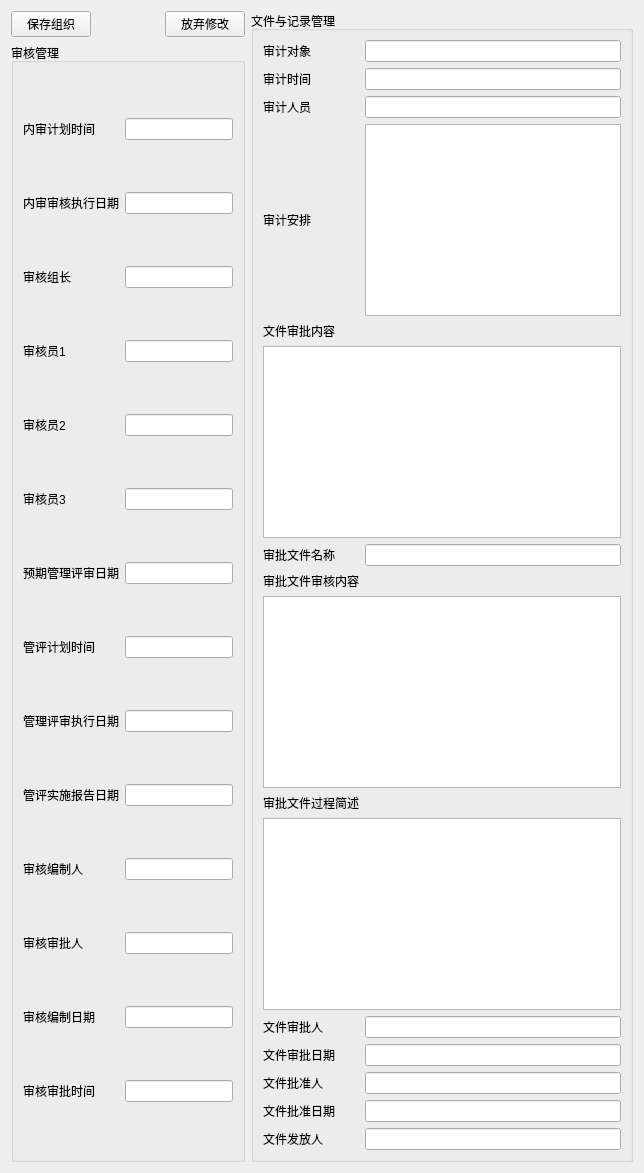
          <widget class="QWidget" name="tab_6">
           <attribute name="title">
            <string>四层组织</string>
           </attribute>
           <layout class="QGridLayout" name="gridLayout_31">
            <item row="0" column="0" colspan="2">
             <widget class="QPushButton" name="saveOrgan">
              <property name="sizePolicy">
               <sizepolicy hsizetype="Fixed" vsizetype="Fixed">
                <horstretch>0</horstretch>
                <verstretch>0</verstretch>
               </sizepolicy>
              </property>
              <property name="text">
               <string>保存组织</string>
              </property>
             </widget>
            </item>
            <item row="1" column="0" colspan="3">
             <widget class="QGroupBox" name="Audit">
              <property name="title">
               <string>审核管理</string>
              </property>
              <layout class="QGridLayout" name="gridLayout_24">
               <item row="1" column="0">
                <widget class="QLabel" name="AuditAuditDateLabel">
                 <property name="text">
                  <string>内审审核执行日期</string>
                 </property>
                </widget>
               </item>
               <item row="8" column="0">
                <widget class="QLabel" name="excuteDateLabel">
                 <property name="text">
                  <string>管理评审执行日期</string>
                 </property>
                </widget>
               </item>
               <item row="2" column="0">
                <widget class="QLabel" name="auditLeaderLabel">
                 <property name="text">
                  <string>审核组长</string>
                 </property>
                </widget>
               </item>
               <item row="4" column="0">
                <widget class="QLabel" name="audit2Label">
                 <property name="text">
                  <string>审核员2</string>
                 </property>
                </widget>
               </item>
               <item row="7" column="2">
                <widget class="QLineEdit" name="scheduleDateText"/>
               </item>
               <item row="5" column="0">
                <widget class="QLabel" name="audit3Label">
                 <property name="text">
                  <string>审核员3</string>
                 </property>
                </widget>
               </item>
               <item row="6" column="0">
                <widget class="QLabel" name="reviewDateLabel">
                 <property name="text">
                  <string>预期管理评审日期</string>
                 </property>
                </widget>
               </item>
               <item row="0" column="2">
                <widget class="QLineEdit" name="planDateText"/>
               </item>
               <item row="2" column="2">
                <widget class="QLineEdit" name="auditLeaderText"/>
               </item>
               <item row="6" column="2">
                <widget class="QLineEdit" name="reviewDateText"/>
               </item>
               <item row="7" column="0">
                <widget class="QLabel" name="scheduleDateLabel">
                 <property name="text">
                  <string>管评计划时间</string>
                 </property>
                </widget>
               </item>
               <item row="0" column="0">
                <widget class="QLabel" name="planDateLabel">
                 <property name="text">
                  <string>内审计划时间</string>
                 </property>
                </widget>
               </item>
               <item row="3" column="2">
                <widget class="QLineEdit" name="audit1Text"/>
               </item>
               <item row="5" column="2">
                <widget class="QLineEdit" name="audit3Text"/>
               </item>
               <item row="1" column="2">
                <widget class="QLineEdit" name="AuditAuditDateText"/>
               </item>
               <item row="3" column="0">
                <widget class="QLabel" name="audit1Label">
                 <property name="text">
                  <string>审核员1</string>
                 </property>
                </widget>
               </item>
               <item row="4" column="2">
                <widget class="QLineEdit" name="audit2Text"/>
               </item>
               <item row="9" column="2">
                <widget class="QLineEdit" name="reportDateText"/>
               </item>
               <item row="10" column="0">
                <widget class="QLabel" name="AuditCompilerLabel">
                 <property name="text">
                  <string>审核编制人</string>
                 </property>
                </widget>
               </item>
               <item row="8" column="2">
                <widget class="QLineEdit" name="excuteDateText"/>
               </item>
               <item row="10" column="2">
                <widget class="QLineEdit" name="AuditCompilerText"/>
               </item>
               <item row="9" column="0">
                <widget class="QLabel" name="reportDateLabel">
                 <property name="text">
                  <string>管评实施报告日期</string>
                 </property>
                </widget>
               </item>
               <item row="11" column="0">
                <widget class="QLabel" name="AuditAuditLabel">
                 <property name="text">
                  <string>审核审批人</string>
                 </property>
                </widget>
               </item>
               <item row="11" column="2">
                <widget class="QLineEdit" name="AuditAuditText"/>
               </item>
               <item row="12" column="0">
                <widget class="QLabel" name="AuditCompileDateLabel">
                 <property name="text">
                  <string>审核编制日期</string>
                 </property>
                </widget>
               </item>
               <item row="12" column="2">
                <widget class="QLineEdit" name="AuditCompileDateText"/>
               </item>
               <item row="13" column="0">
                <widget class="QLabel" name="AuditApproveDateLabel">
                 <property name="text">
                  <string>审核审批时间</string>
                 </property>
                </widget>
               </item>
               <item row="13" column="2">
                <widget class="QLineEdit" name="AuditApproveDateText"/>
               </item>
              </layout>
             </widget>
            </item>
            <item row="0" column="3" rowspan="2">
             <widget class="QGroupBox" name="Record">
              <property name="title">
               <string>文件与记录管理</string>
              </property>
              <layout class="QGridLayout" name="gridLayout_25">
               <item row="12" column="0">
                <widget class="QLabel" name="RecordAuditDateLabel">
                 <property name="text">
                  <string>文件审批日期</string>
                 </property>
                </widget>
               </item>
               <item row="9" column="0">
                <widget class="QLabel" name="auditProcessLabel">
                 <property name="text">
                  <string>审批文件过程简述</string>
                 </property>
                </widget>
               </item>
               <item row="7" column="0">
                <widget class="QLabel" name="auditContentLabel">
                 <property name="text">
                  <string>审批文件审核内容</string>
                 </property>
                </widget>
               </item>
               <item row="1" column="0">
                <widget class="QLabel" name="RecordTimeLabel">
                 <property name="text">
                  <string>审计时间</string>
                 </property>
                </widget>
               </item>
               <item row="3" column="0">
                <widget class="QLabel" name="RecordArrangeLabel">
                 <property name="text">
                  <string>审计安排</string>
                 </property>
                </widget>
               </item>
               <item row="6" column="1">
                <widget class="QLineEdit" name="RecordFileNameText"/>
               </item>
               <item row="13" column="0">
                <widget class="QLabel" name="RecordApproverLabel">
                 <property name="text">
                  <string>文件批准人</string>
                 </property>
                </widget>
               </item>
               <item row="14" column="0">
                <widget class="QLabel" name="RecordApproveDateLabel">
                 <property name="text">
                  <string>文件批准日期</string>
                 </property>
                </widget>
               </item>
               <item row="11" column="0">
                <widget class="QLabel" name="RecordAuditLabel">
                 <property name="text">
                  <string>文件审批人</string>
                 </property>
                </widget>
               </item>
               <item row="2" column="0">
                <widget class="QLabel" name="RecordStaffLabel">
                 <property name="text">
                  <string>审计人员</string>
                 </property>
                </widget>
               </item>
               <item row="6" column="0">
                <widget class="QLabel" name="RecordFileNameLabel">
                 <property name="text">
                  <string>审批文件名称</string>
                 </property>
                </widget>
               </item>
               <item row="0" column="0">
                <widget class="QLabel" name="RecordTargetLabel">
                 <property name="text">
                  <string>审计对象</string>
                 </property>
                </widget>
               </item>
               <item row="14" column="1">
                <widget class="QLineEdit" name="RecordApproveDateText"/>
               </item>
               <item row="0" column="1">
                <widget class="QLineEdit" name="RecordTargetText"/>
               </item>
               <item row="11" column="1">
                <widget class="QLineEdit" name="RecordAuditText"/>
               </item>
               <item row="4" column="0">
                <widget class="QLabel" name="RecordContentLabel">
                 <property name="text">
                  <string>文件审批内容</string>
                 </property>
                </widget>
               </item>
               <item row="2" column="1">
                <widget class="QLineEdit" name="RecordStaffText"/>
               </item>
               <item row="13" column="1">
                <widget class="QLineEdit" name="RecordApproverText"/>
               </item>
               <item row="1" column="1">
                <widget class="QLineEdit" name="RecordTimeText"/>
               </item>
               <item row="12" column="1">
                <widget class="QLineEdit" name="RecordAuditDateText"/>
               </item>
               <item row="15" column="0">
                <widget class="QLabel" name="providerLabel">
                 <property name="text">
                  <string>文件发放人</string>
                 </property>
                </widget>
               </item>
               <item row="15" column="1">
                <widget class="QLineEdit" name="providerText"/>
               </item>
               <item row="10" column="0" colspan="2">
                <widget class="QTextEdit" name="auditProcessText">
                 <property name="tabChangesFocus">
                  <bool>true</bool>
                 </property>
                </widget>
               </item>
               <item row="8" column="0" colspan="2">
                <widget class="QTextEdit" name="auditContentText">
                 <property name="tabChangesFocus">
                  <bool>true</bool>
                 </property>
                </widget>
               </item>
               <item row="5" column="0" colspan="2">
                <widget class="QTextEdit" name="RecordContentText">
                 <property name="tabChangesFocus">
                  <bool>true</bool>
                 </property>
                </widget>
               </item>
               <item row="3" column="1">
                <widget class="QPlainTextEdit" name="RecordArrangeText"/>
               </item>
              </layout>
             </widget>
            </item>
            <item row="0" column="2">
             <widget class="QPushButton" name="discardOrgan">
              <property name="sizePolicy">
               <sizepolicy hsizetype="Fixed" vsizetype="Fixed">
                <horstretch>0</horstretch>
                <verstretch>0</verstretch>
               </sizepolicy>
              </property>
              <property name="text">
               <string>放弃修改</string>
              </property>
             </widget>
            </item>
           </layout>
          </widget>
